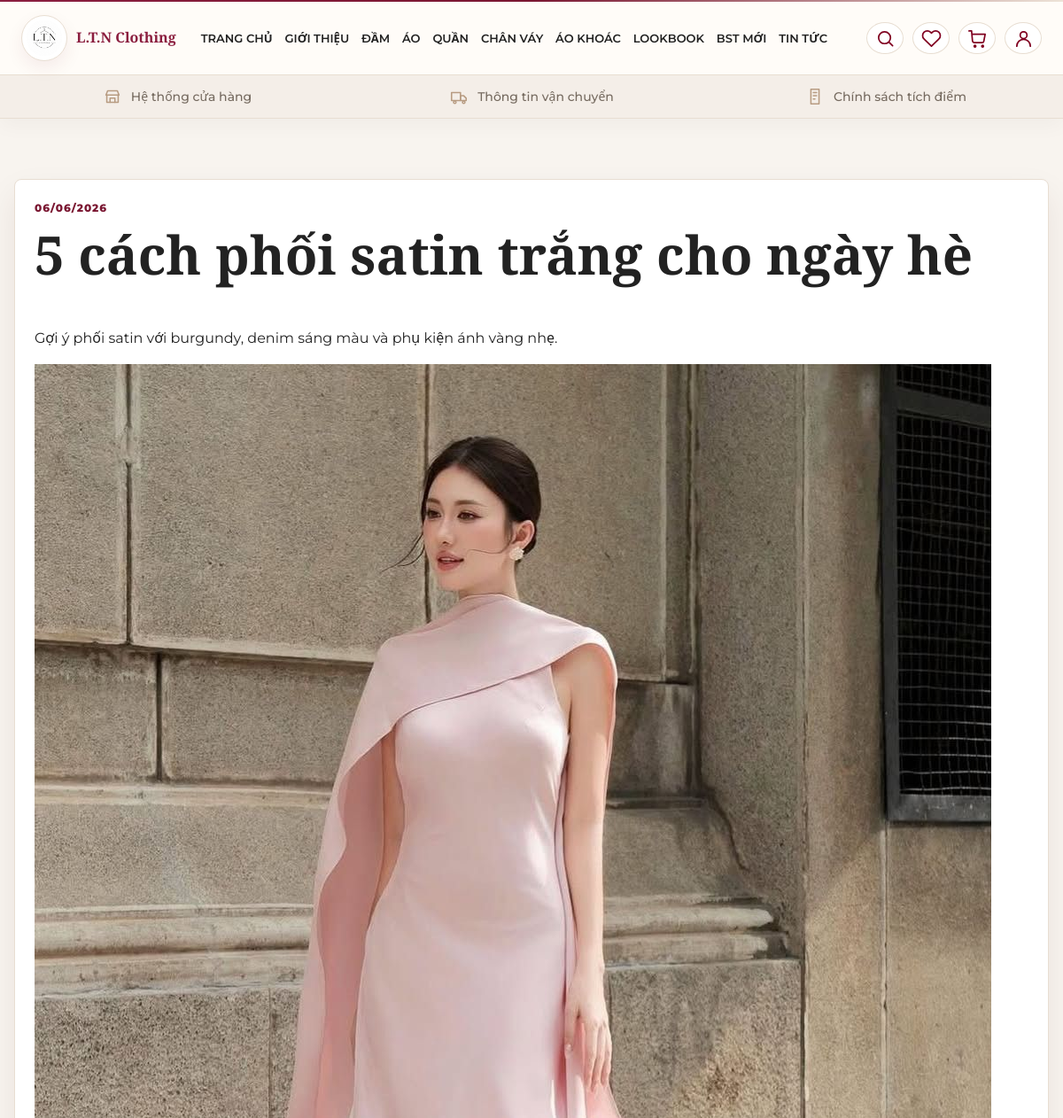
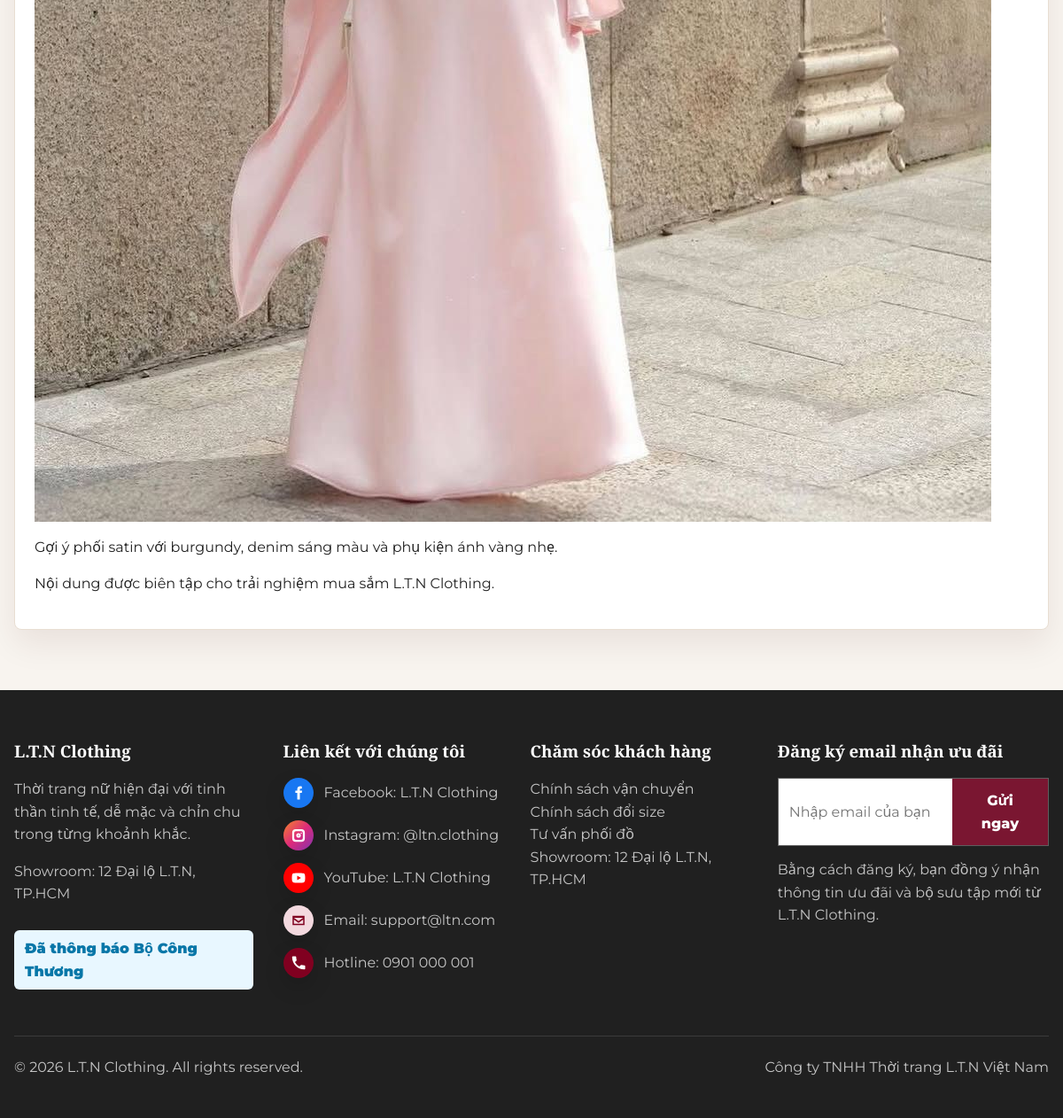
The app's page /blog/5-cach-phoi-satin-trang-cho-ngay-he/ with its own data (2 pictures, top to bottom).
### shop/models.py (models this page shows, shortened)
class TimeStampedModel(models.Model):
    created_at = models.DateTimeField(auto_now_add=True)
    updated_at = models.DateTimeField(auto_now=True)
    class Meta:
        abstract = True

class BlogPost(TimeStampedModel):
    title = models.CharField(max_length=180)
    slug = models.SlugField(max_length=210, unique=True, blank=True, allow_unicode=True)
    thumbnail = models.ImageField(upload_to="blog/", blank=True, null=True)
    summary = models.TextField()
    content = models.TextField()
    is_published = models.BooleanField(default=True)
    class Meta:
        ordering = ["-created_at"]

### shop/views.py (the view)
# urls.py: path("blog/<slug:slug>/", views.blog_detail, name="blog_detail"),
def blog_detail(request, slug):
    post = get_object_or_404(BlogPost, slug=slug, is_published=True)
    return render(request, "shop/blog_detail.html", {"post": post})

### shop/context_processors.py (called while the page is built, shortened)
def dashboard_url_for_user(user):
    if not user.is_authenticated:
        return "/login/"

def cart_counter(request):
    user_dashboard_url = dashboard_url_for_user(request.user)
    if not request.user.is_authenticated:
        return {"cart_count": 0, "wishlist_count": 0, "user_dashboard_url": user_dashboard_url}

### templates/shop/blog_detail.html (shortened to what this page needs)
{% extends "base.html" %}
{% block content %}
<main class="container section">
  <article class="card">
    <p class="eyebrow">{{ post.created_at|date:"d/m/Y" }}</p>
    <h1>{{ post.title }}</h1>
    <p>{{ post.summary }}</p>
    {% if post.thumbnail %}<img src="{{ post.thumbnail.url }}" alt="{{ post.title }}">{% endif %}
    <p>{{ post.content|linebreaks }}</p>
  </article>
</main>
{% endblock %}

### static/css/base.css (style rules this page uses)
* { box-sizing: border-box; }
body { margin: 0; font-family: "Segoe UI", Arial, sans-serif; color: var(--text-dark); background: var(--cream-bg); line-height: 1.6; }
img { display: block; max-width: 100%; }
h1, h2, h3, p { margin-top: 0; }
h1 { font-size: clamp(36px, 5vw, 66px); line-height: 1.05; letter-spacing: 0; }
.container { width: min(1180px, calc(100% - 32px)); margin: auto; }
.section { padding: 68px 0; }
.eyebrow { color: var(--fashion-maroon); font-size: 12px; font-weight: 800; letter-spacing: .08em; text-transform: uppercase; }
.card { background: var(--white); border: 1px solid var(--border); border-radius: 8px; padding: 22px; box-shadow: 0 16px 36px rgba(59, 13, 17, .08); }

### static/css/style.css (style rules this page uses)
:root { --primary: #7A1631; --primary-dark: #8B1E3F; --primary-soft: #F8E8EE; --bg: #FFFFFF; --bg-soft: #F8F4EF; --bg-beige: #F4EEE8; --beige: #EDE3D7; --text: #222222; --muted: #777777; --border: #E8DED2; --card: #FFFFFF; --shadow-soft: 0 10px 30px rgba(31, 31, 31, 0.08); --color-primary: var(--primary); --color-primary-dark: var(--primary-dark); --color-primary-soft: var(--primary-soft); --color-bg: var(--bg); --color-bg-soft: var(--bg-soft); --color-bg-beige: var(--beige); --color-text: var(--text); --color-muted: var(--muted); --color-border: var(--border); --color-footer: #202020; }
* { box-sizing: border-box; }
html, body { overflow-x: hidden; }
body { margin: 0; color: var(--color-text); background: var(--bg-soft); font-family: "Montserrat", "Segoe UI", Arial, sans-serif; line-height: 1.6; }
h1, h2, h3, .section-title h2, .brand span { font-family: "Playfair Display", Georgia, serif; }
img { max-width: 100%; }
main { background: var(--bg-soft); }
.container { width: min(1180px, calc(100% - 32px)); }
.eyebrow { color: var(--primary); letter-spacing: .08em; }
.section { background: var(--bg-soft); }
.card, .message-stack .card, .shop-filter, .account-menu, .auth-card { background: var(--card); }

### records on screen
BlogPost: created_at "06/06/2026", title "5 cách phối satin trắng cho ngày hè", summary "Gợi ý phối satin với burgundy, denim sáng màu và phụ kiện ánh vàng nhẹ.", thumbnail (picture), content "Gợi ý phối satin với burgundy, denim sáng màu và phụ kiện ánh vàng nhẹ. Nội dung được biên tập cho trải nghiệm mua sắm L.T.N Clothing."
